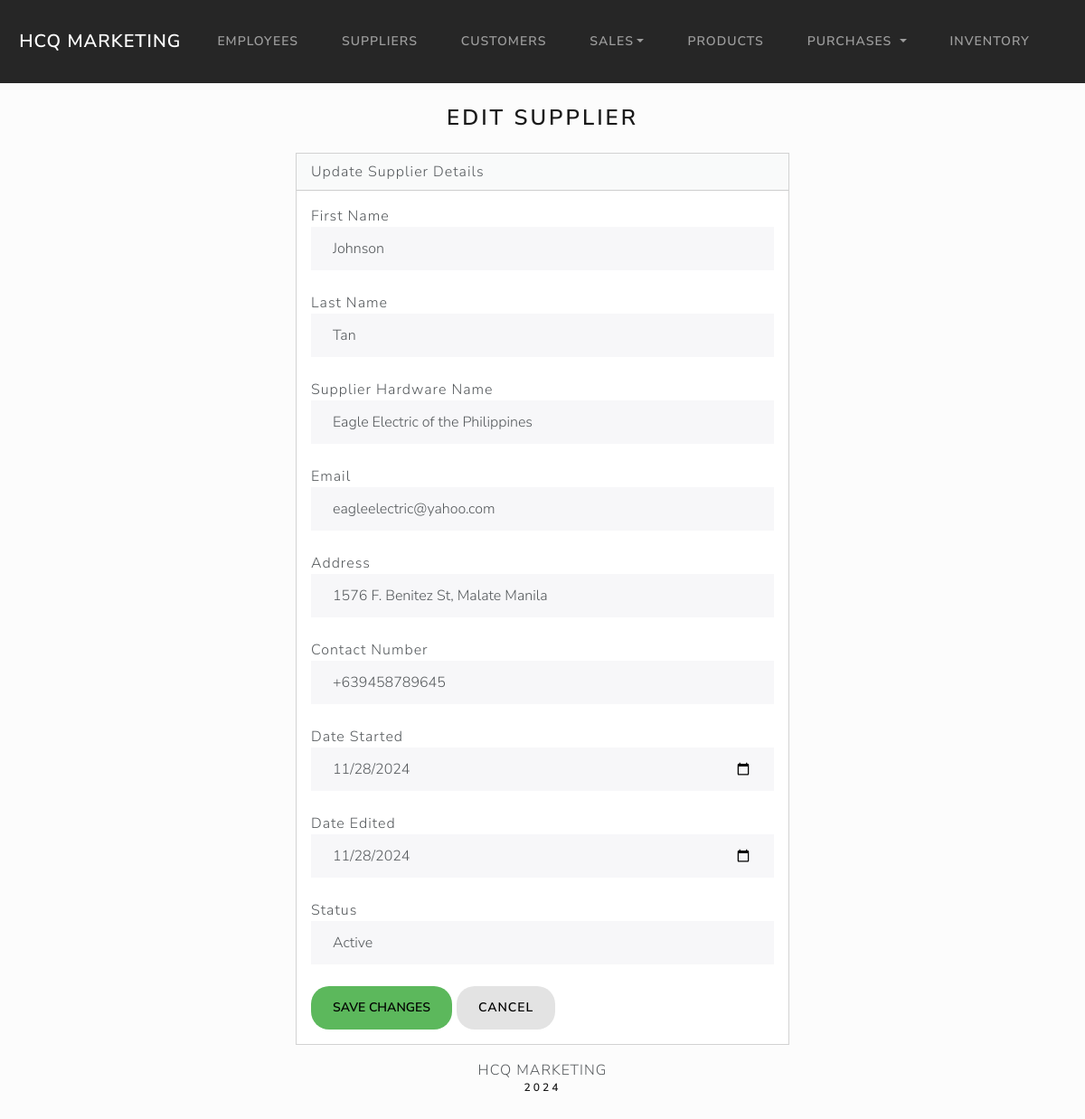
The page /suppliers/2/edit/ on the database its author committed.
### suppliers/models.py (models this page shows, shortened)
class Supplier(models.Model):
    Supplier_Status = [
        ('Active', 'Active'),
        ('Inactive', 'Inactive'),
    ]
    first_name = models.CharField(max_length=50)
    last_name = models.CharField(max_length=50)
    supplier_hardware = models.CharField(max_length=50)
    email = models.EmailField(max_length=100)
    address = models.CharField(max_length=100)
    contact_num = models.CharField(max_length=15)
    dateStart = models.DateField("Date Started")
    dateEdit = models.DateTimeField(default=timezone.now)
    status = models.CharField(max_length=20, choices=Supplier_Status, default='Active')

### suppliers/views.py (the view)
# urls.py: path('suppliers/<int:id>/edit/', views.edit, name='supplier_edit'),
def edit(request, id):
    supplier = get_object_or_404(Supplier, id=id)
    if request.method == "POST":
        form = SupplierForm(request.POST, instance=supplier)
        if form.is_valid():
            form.save()
            return redirect('suppliers_index')
    else:
        form = SupplierForm(instance=supplier)
    return render(request, 'suppliers/edit.html', {'form': form, 'supplier': supplier})

### suppliers/templates/suppliers/edit.html (shortened to what this page needs)
{% extends "base.html" %}
{% block body %}
<div class="container mt-4">
    <h3 class="text-center mb-4">Edit Supplier</h3>
    <div class="row justify-content-center">
        <div class="col-6">
            <div class="card bg-secondary mb-3">
                <div class="card-header">Update Supplier Details</div>
                    <div class="card-body">
                        {% for item in form %}
                            <div class="fieldWrapper">
                                {{ item.label }} {{ item }}
                            </div>
                            <br>
                        {% endfor %}
                        <button type="submit" class="btn btn-add-save">Save Changes</button>
                        <a href="{% url 'suppliers_index' %}" class="btn btn-cancel">Cancel</a>
                </div>
            </div>
        </div>
    </div>
</div>
{% endblock %}

### index/static/css/custom-styles.css (style rules this page uses)
.btn { border-radius: 50px; }
.btn-add-save { --bs-btn-bg: #5CB85C !important; --bs-bg-opacity: 1 !important; --bs-btn-border-color: #5CB85C !important; --bs-btn-color: #000 !important; border-radius: 20px; }
.btn-cancel { --bs-btn-bg: #E3E3E3 !important; --bs-bg-opacity: 1 !important; --bs-btn-border-color: #E3E3E3 !important; --bs-btn-color: #000 !important; border-radius: 20px; }

### rows shown on the page
Supplier: form "Johnson" "Tan" "Eagle Electric of the Philippines" "eagleelectric@yahoo.com" "1576 F. Benitez St, Malate Manila" "+639458789645" "11/28/2024" "11/28/2024" "Active"

### other values the page prints
{{ item.label }} "First Name" "Last Name" "Supplier Hardware Name" "Email" "Address" "Contact Number" "Date Started" "Date Edited" "Status"
